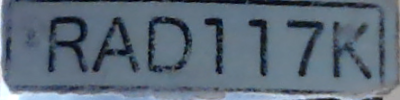
#> input picture data/captures/RAD117K.png, 400 x 100 px
$ python -i ocr.py   (imports and definitions only)
#> lines starting #> are read from the running program, lines starting #| are printed output that depends on the picture; after the words box and inside, x2 and y2 are one past the last pixel; in counts of white or black regions, pixels touching at a corner belong together
#> further down, picture is the input picture: shape (100, 400, 3); mean B, G, R 121, 106.9, 92.4
import cv2
import pytesseract
import re
import os
import shutil

# Set your Tesseract path here if needed on Windows:
# We first check if 'tesseract' is already in the system path.
T_EXE = shutil.which("tesseract")

# If not in path, try common Windows default installation locations
# [15 lines not run here, left out]


def preprocess_for_ocr(plate_img):
    gray = cv2.cvtColor(plate_img, cv2.COLOR_BGR2GRAY)
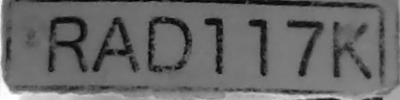
#> gray: shape (100, 400); min 2, max 255, mean 104.1
    gray = cv2.bilateralFilter(gray, 9, 75, 75)
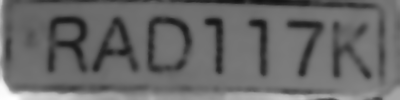
#> gray: shape (100, 400); min 19, max 255, mean 104.2
    thresh = cv2.threshold(gray, 0, 255, cv2.THRESH_BINARY + cv2.THRESH_OTSU)[1]
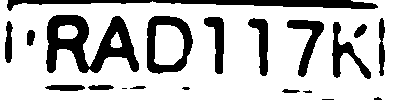
#> thresh: shape (100, 400); 76.2% white; 20 black regions (5 under 20 px), largest, box (x1, y1, x2, y2) and area: (46, 15, 139, 73) 2734, (7, 0, 378, 11) 1816, (147, 16, 193, 74) 1234
    return thresh


def clean_text(text: str) -> str:
    text = text.upper().strip()
    text = re.sub(r"[^A-Z0-9]", "", text)
    return text


def read_plate_text(plate_img):
    processed = preprocess_for_ocr(plate_img)

    config = r'--oem 3 --psm 7 -c tessedit_char_whitelist=ABCDEFGHIJKLMNOPQRSTUVWXYZ0123456789'
    raw_text = pytesseract.image_to_string(processed, config=config)
    text = clean_text(raw_text)

    return text, processed

>>> import cv2
>>> picture = cv2.imread('../data/captures/RAD117K.png')
>>> result = preprocess_for_ocr(picture)
